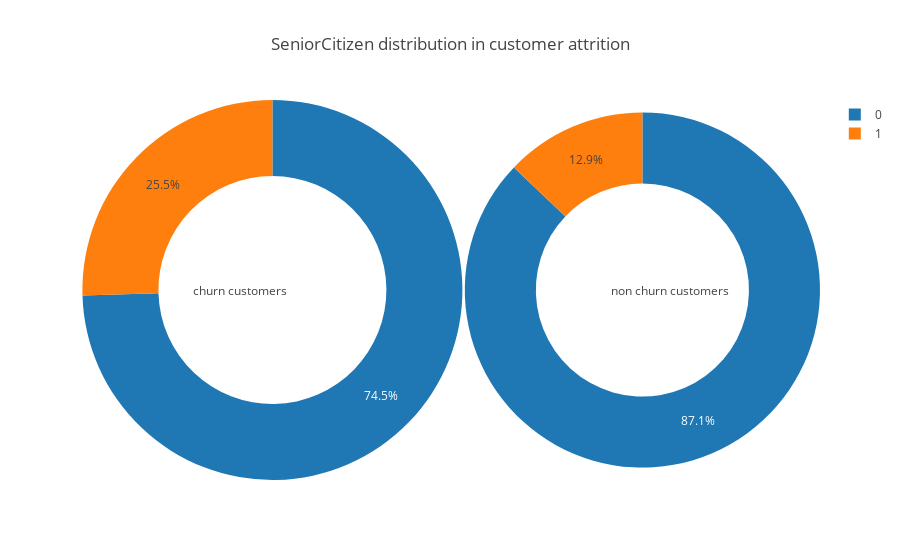

Notebook code for this chart:
### Code cell
pie_charts('SeniorCitizen')

### Figure 1 — Plotly figure (JSON) as saved in the notebook; plotly's stock layout.template omitted (floating-point values rounded to 4 significant figures)
{"data": [{"domain": {"x": [0, 0.52]}, "hole": 0.6, "labels": [0, 1], "name": "Churn Customers", "type": "pie", "uid": "c31bf210-fa7c-47b7-9ecc-9b8d25a662a2", "values": [1393, 476]}, {"domain": {"x": [0.52, 1]}, "hole": 0.6, "labels": [0, 1], "name": "Non Churn Customers", "type": "pie", "uid": "5f7a9763-343d-4959-96b8-4a1144e0e84b", "values": [4508, 666]}], "layout": {"annotations": [{"showarrow": false, "text": "churn customers", "x": 0.15, "y": 0.5}, {"showarrow": false, "text": "non churn customers", "x": 0.88, "y": 0.5}], "title": "SeniorCitizen distribution in customer attrition"}}
